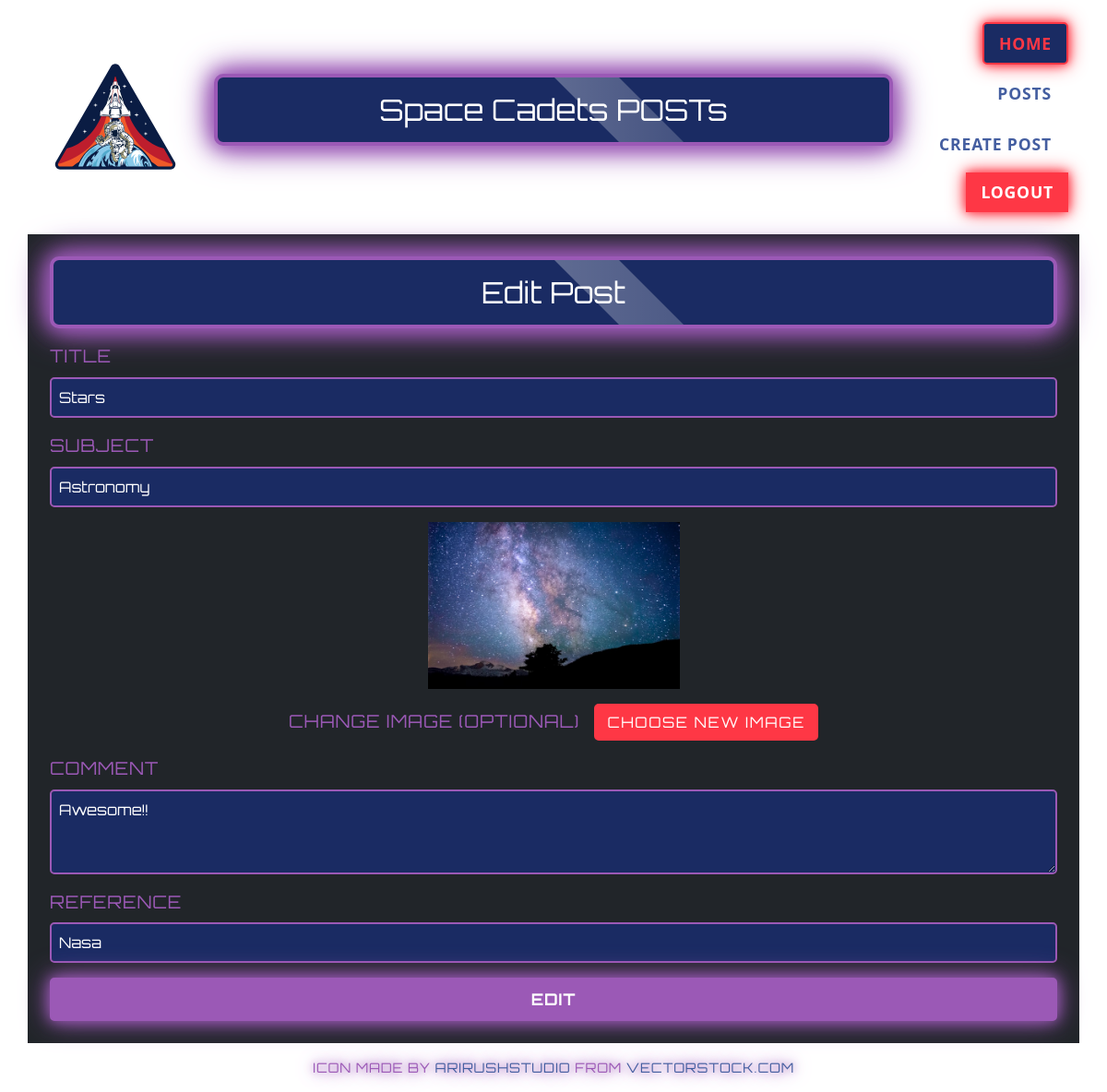
The app's page /editpost.php?id=3 (signed in) with its own data.
### tables this page shows
CREATE TABLE `posts` (
  `id` int(11) NOT NULL,
  `title` tinytext,
  `subject` varchar(100) DEFAULT NULL,
  `imagename` varchar(255) DEFAULT NULL,
  `comment` text,
  `imagepath` text,
  `reference` tinytext
);

### editpost.php (the view, shortened to what this page needs)
<?php
  require "templates/header.php";
?>
<main class="container p-4 bg-dark mt-3 futuristic-form">
  <?php
    if (isset($_SESSION['userId']) && isset($_GET['id'])) {
      require './includes/connect.inc.php';
      $id = $conn->real_escape_string($_GET['id']);
      $id = intval($id);
      $sql = "SELECT title, subject, imagename, comment, imagepath, reference FROM posts WHERE id=?";
      $statement = $conn->stmt_init();
      if (!$statement->prepare($sql)) {
        header("Location: editpost.php?id=$id&error=sqlerror");
        exit();
      }
      $statement->bind_param("i", $id);
      $statement->execute();
      $result = $statement->get_result();
      $row = $result->fetch_assoc();
    } else {
      header("Location: index.php");
      exit();
    }
  ?>
  <form action="includes/editpost.inc.php?id=<?php echo $id ?>" method="POST" enctype="multipart/form-data">
    <h2 class="futuristic-title">Edit Post</h2>
    <div class="mb-3">
      <label for="title" class="form-label futuristic-label">Title</label>
      <input type="text" class="form-control futuristic-input" name="title" placeholder="Title" value="<?php echo $row['title'] ?>">
    </div>
    <div class="mb-3">
      <label for="subject" class="form-label futuristic-label">Subject</label>
      <select class="form-control futuristic-input" id="subject" name="subject">
        <option value="Astronomy" <?php if ($row['subject'] == 'Astronomy') echo 'selected'; ?>>Astronomy</option>
      </select>
    </div>
    <div class="text-center mb-3">
      <img id="imagePreview" style="max-width: 25%; height: auto;" src="<?php echo $row['imagepath'] ?>" alt="<?php echo $row['imagename'] ?>">
    </div>
    <div class="mb-3">
      <div class="d-flex align-items-center justify-content-center" style="margin-bottom: 1rem;">
        <label for="imageFile" class="form-label futuristic-label mb-0 me-3">Change Image (optional)</label>
        <button type="button" class="btn btn-outline-primary futuristic-button" onclick="document.getElementById('imageFile').click();">Choose New Image</button>
      </div>
    </div>
    <div class="mb-3">
      <label for="comment" class="form-label futuristic-label">Comment</label>
      <textarea class="form-control futuristic-input" name="comment" rows="3" placeholder="Comment"><?php echo $row['comment'] ?></textarea>
    </div>
    <div class="mb-3">
      <label for="reference" class="form-label futuristic-label">Reference</label>
      <input type="text" class="form-control futuristic-input" name="reference" placeholder="Reference (e.g., Source or Website Title)" value="<?php echo $row['reference'] ?>">
    </div>
    <button type="submit" name="edit-submit" class="btn btn-primary w-100 futuristic-button">Edit</button>
  </form>
</main>
<?php
  require "templates/footer.php";
?>

### styles.css (style rules this page uses)
.futuristic-title { font-family: 'Orbitron', sans-serif; color: #fff; font-size: 2rem; background-color: #1A2B63; padding: 1rem; border: 4px solid #9B59B6; border-radius: 10px; box-shadow: 0 0 20px #9B59B6, 0 0 30px #9B59B6, 0 0 40px #9B59B6; position: relative; overflow: hidden; }
.futuristic-title::before, .futuristic-title::after { content: ''; position: absolute; width: 100%; height: 100%; top: -100%; left: 0; background: linear-gradient(90deg, transparent, rgba(255, 255, 255, 0.3), transparent); transform: skewY(45deg); transition: all 0.5s; pointer-events: none; }
.futuristic-title::after { top: 100%; left: 100%; transition-delay: 0.55s; }
.btn-primary { color: #FFFFFF; background-color: #28a745; border-color: #28a745; font-weight: bold; font-size: 1.1rem; text-transform: uppercase; letter-spacing: 0.05rem; padding: 0.5rem 1rem; transition: background-color 0.3s ease, box-shadow 0.3s ease; }
.futuristic-label { font-family: 'Orbitron', sans-serif; font-size: 1.2rem; color: #9B59B6; letter-spacing: 0.05rem; text-transform: uppercase; }
.futuristic-input { font-family: 'Orbitron', sans-serif; background-color: #1A2B63; color: #ffffff; border: 2px solid #9B59B6; border-radius: 5px; padding: 0.5rem; transition: border-color 0.3s ease, box-shadow 0.3s ease; }
.futuristic-button { font-family: 'Orbitron', sans-serif; background-color: #FE3745; color: #fff; border: 2px solid #FE3745; text-transform: uppercase; letter-spacing: 0.1rem; border-radius: 5px; transition: background-color 0.3s ease, box-shadow 0.3s ease; }
h2 { font-weight: lighter; text-align: center; margin-bottom: 1rem; }
main, section { width: 80vw; max-width: 100%; margin: 0 auto; }
.btn-primary { color: #fff !important; background-color: #FE3745; border-color: #FE3745; }
.btn-primary { font-family: 'Orbitron', sans-serif; background-color: #9B59B6; border-color: #9B59B6; text-transform: uppercase; letter-spacing: 0.05rem; box-shadow: 0 0 15px #9B59B6, 0 0 30px #9B59B6; }

### records on screen
posts: title "Stars", subject "Astronomy", imagepath+imagename (picture), comment "Awesome!!", reference "Nasa"
